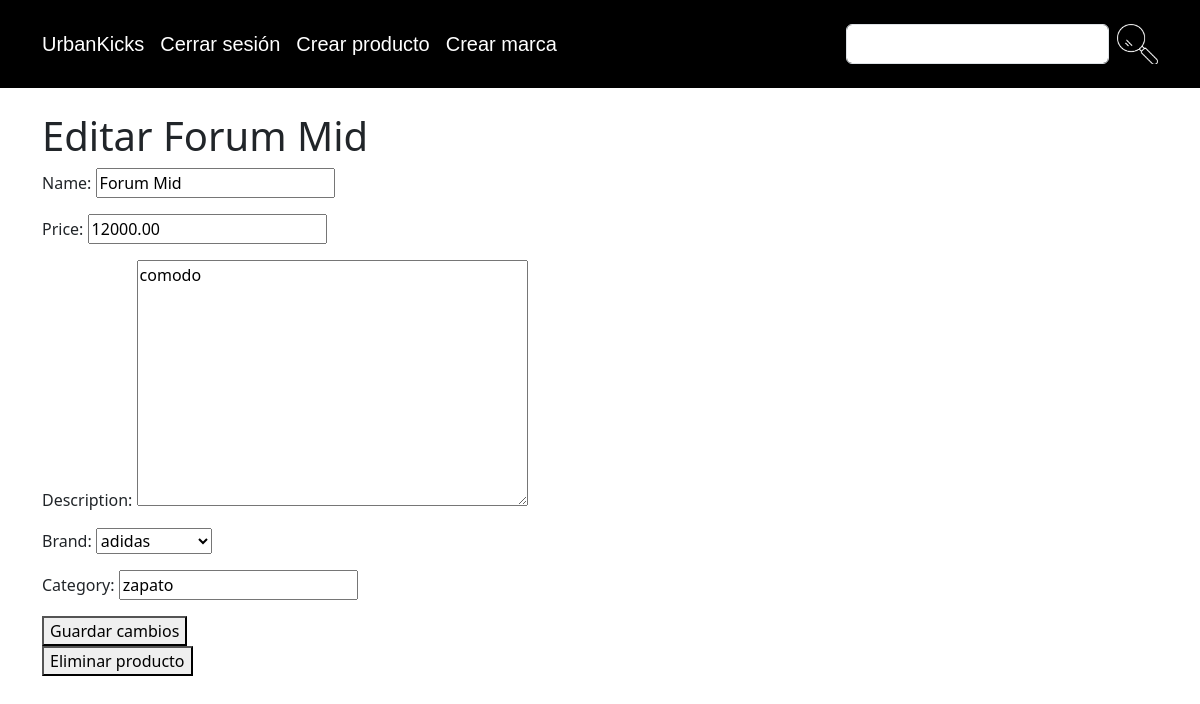
The app's page /product/2/edit/ (signed in) with its own data.
### product/models.py (models this page shows, shortened)
class Product(models.Model):
    product_id = models.AutoField(primary_key=True)
    name = models.CharField(max_length=100)
    price = models.DecimalField(max_digits=10, decimal_places=2)
    description = models.TextField()
    brand = models.ForeignKey(Brand, on_delete=models.CASCADE, related_name='products')
    category = models.CharField(max_length=50)
    created_at = models.DateTimeField(auto_now_add=True)

class Brand(models.Model):
    name = models.CharField(max_length=100)
    def __str__(self):
        return self.name

### product/views.py (the view, shortened to what this page needs)
# urls.py: path('product/<int:product_id>/edit/', ProductUpdateView.as_view(), name='product_edit'),
class ProductUpdateView(View):
    @method_decorator(adm_access_only("No estas autorizado para acceder a la pagina de admin, logeate como admin"), name="get")
    def get(self, request, product_id):
        product = get_object_or_404(Product, pk=product_id)
        form = ProductForm(instance=product)
        context = {
            'urban_kicks' : TEXTS['urban_kicks'],
            'logout' : TEXTS['logout'],
            'login' : TEXTS['login'],
            'signup' : TEXTS['signup'],
            'cart_text' : TEXTS['cart'],
            'create_product' : TEXTS['create_product'],
            'create_brand' : TEXTS['create_brand'],
            'save_changes' : TEXTS['save_changes'],
            'delete_product' : TEXTS['delete_product'],
            'edit': TEXTS['edit'],
            'delete_confirmation_message': TEXTS['delete_confirmation_message'],
            'form': form,
            'product': product,
        }
        return render(request, 'edit_product.html', context)

### product/forms.py
class ProductForm(forms.ModelForm):
    class Meta:
        model = Product
        fields = ['name', 'price', 'description', 'brand', 'category']

### cart/context_processors.py (called while the page is built)
def cart(request):
    return {'cart': Cart(request)}

### product/templates/edit_product.html (shortened to what this page needs)
{% extends 'base.html' %}
{% block content %}
<body>
    <h1>{{edit}} {{ product.name }}</h1>
    <form method="post">
        {{ form.as_p }}
        <button type="submit">{{save_changes}}</button>
    </form>
    <form action="{% url 'product_delete' product_id=product.product_id %}" method="post">
        <button type="submit" onclick="return confirm('{{delete_confirmation_message}}')">{{delete_product}}</button>
    </form>
</body>
{% endblock %}

### records on screen
Product: name "Forum Mid", price "12000.00", description "comodo", brand "adidas", category "zapato"

### other values on screen
{{ urban_kicks }} "UrbanKicks"
{{ logout }} "Cerrar sesión"
{{ create_product }} "Crear producto"
{{ create_brand }} "Crear marca"
{{ edit }} "Editar"
{{ save_changes }} "Guardar cambios"
{{ delete_product }} "Eliminar producto"
